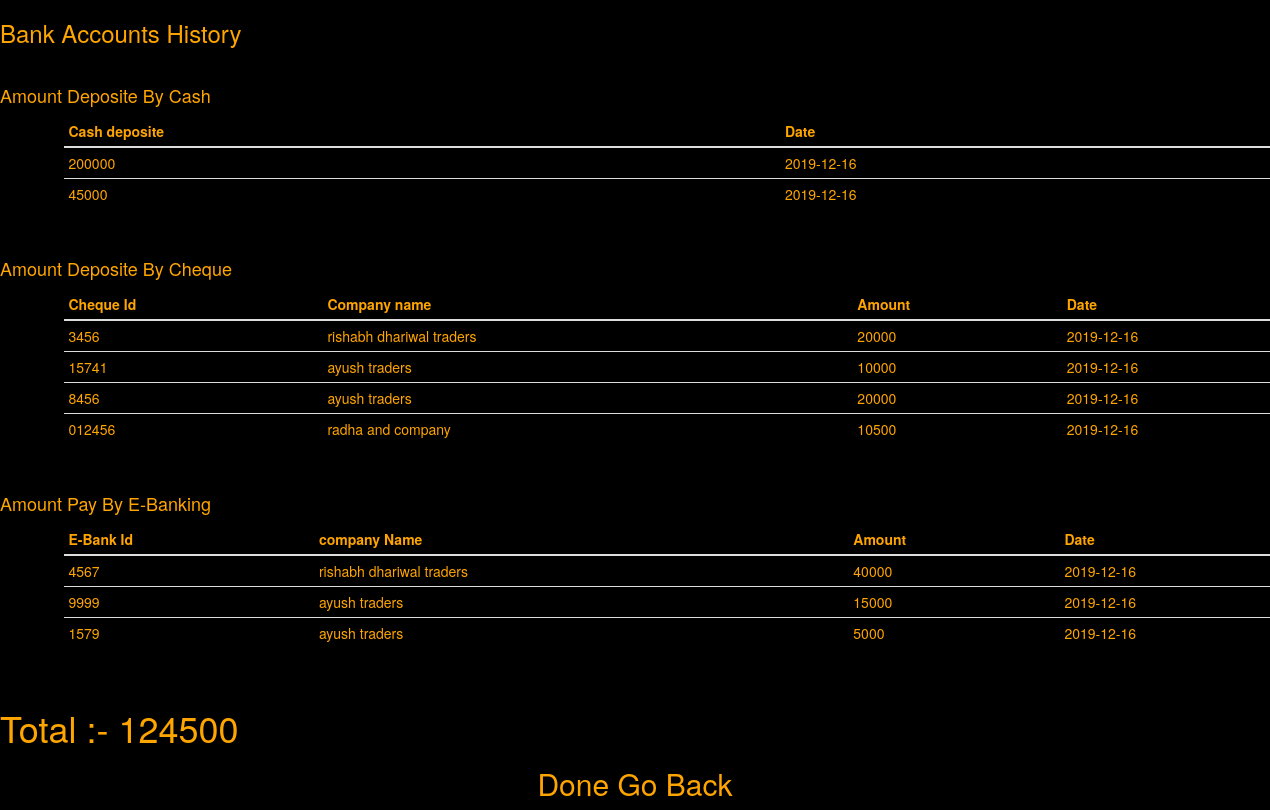
The page /bankhistory.php (signed in) on the database its author committed.
### tables this page shows
CREATE TABLE `bankcash` (
  `cash` int(11) DEFAULT NULL,
  `tdate` date DEFAULT NULL
);

CREATE TABLE `cheque` (
  `cid` int(11) NOT NULL,
  `chequeid` varchar(25) NOT NULL,
  `amount` int(11) NOT NULL,
  `tdate` date DEFAULT NULL
);

CREATE TABLE `company` (
  `cid` int(11) NOT NULL,
  `cname` varchar(50) DEFAULT NULL,
  `cballance` int(11) DEFAULT NULL
);

CREATE TABLE `ebank` (
  `cid` int(11) NOT NULL,
  `ebankid` varchar(25) NOT NULL,
  `amount` int(11) NOT NULL,
  `tdate` date DEFAULT NULL
);

CREATE TABLE `bank` (
  `accno` int(11) DEFAULT NULL,
  `balance` int(11) DEFAULT NULL
);

### bankhistory.php (the view, shortened to what this page needs)
<?php
   	$stmt1 = $pdo->prepare("
            SELECT balance from bank where accno=:cid
        ");
        $stmt1->execute([
        ':cid' => 410,
    ]);
    $ballanceval = $stmt1->fetch(PDO::FETCH_OBJ);
    $stmt3 = $pdo->prepare("
            SELECT cheque.chequeid, company.cname,cheque.amount, cheque.tdate from cheque INNER JOIN company ON cheque.cid=company.cid;
        ");
        $stmt3->execute([
    ]);
    while ( $row = $stmt3->fetch(PDO::FETCH_OBJ) )
    {
        $cheque[] = $row;
    }
    $stmt4= $pdo->prepare("
            SELECT ebank.ebankid, company.cname,ebank.amount, ebank.tdate from ebank INNER JOIN company ON ebank.cid=company.cid;
        ");
        $stmt4->execute([
    ]);
    while ( $row = $stmt4->fetch(PDO::FETCH_OBJ) )
    {
        $ebank[] = $row;
    }
$stmt5 = $pdo->prepare("
            SELECT cash, tdate from bankcash
        ");
        $stmt5->execute([
    ]);
   while ( $row = $stmt5->fetch(PDO::FETCH_OBJ) )
    {
        $cash[] = $row;
    }
?>
<!DOCTYPE html>
<html>
<head>
	<link rel="stylesheet" href="https://maxcdn.bootstrapcdn.com/bootstrap/3.4.1/css/bootstrap.min.css"/>
</head>
<body style="background-color: black">
	<h3 style="color:#ffa500">Bank Accounts History</h3><br>
<h4 style="color:#ffa500">Amount Deposite By Cash </h4>
<div class="list">
<table class="table table-condensed"style="margin-left : 5%; color: #ffa500">
                <thead>
                  <tr>
                    <th>Cash deposite</th>
                    <th>Date</th>
                  </tr>
                </thead>
                <tbody>
                  <?php foreach($cash as $comp) : ?>
                                <tr>
                      <td>
                          <?php echo $comp->cash ?>
                    </td>
                    <td>
                       <?php echo $comp->tdate ?>
                      </td>
                    </tr>
                            <?php endforeach; ?>
                </tbody>
              </table>
</div>
<br>
<h4 style="color:#ffa500">Amount Deposite By Cheque </h4>
<div class="list">
<table class="table table-condensed"style="margin-left : 5%; color: #ffa500">
                <thead>
                  <tr>
                    <th>Cheque Id</th>
                    <th>Company name</th>
                    <th>Amount</th>
                    <th>Date</th>
                  </tr>
                </thead>
                <tbody>
                  <?php foreach($cheque as $comp) : ?>
                                <tr>
                                  <td>
                                      <?php echo $comp->chequeid?>
                                  </td>
                    <td>
                          <?php echo $comp->cname ?>
                    </td>
                      <td>
                          <?php echo $comp->amount ?>
                    </td>
                    <td>
                       <?php echo $comp->tdate ?>
                      </td>
                    </tr>
                            <?php endforeach; ?>
                </tbody>
              </table>
</div>
<br>
	<h4 style="color:#ffa500">Amount Pay By E-Banking</h4>
	<div class="list">
<table class="table table-condensed"style="margin-left : 5%; color: #ffa500">
                <thead>
                  <tr>
                    <th>E-Bank Id</th>
                    <th>company Name</th>
                    <th>Amount</th>
                    <th>Date</th>
                  </tr>
                </thead>
                <tbody>
                  <?php foreach($ebank as $comp) : ?>
                                <tr>
                                  <td>
                                      <?php echo $comp->ebankid?>
                                  </td>
                     <td>
                          <?php echo $comp->cname ?>
                    </td>
                      <td>
                          <?php echo $comp->amount ?>
                    </td>
                    <td>
                       <?php echo $comp->tdate ?>
                      </td>
                    </tr>
                            <?php endforeach; ?>
                </tbody>
              </table>
</div>
<br>
	<h1 style="color: #ffa500">Total :- <?php echo $ballanceval->balance;?></h1>
  <a href="mainpage.php" style="text-decoration: none ;text-align: center; color:#ffa500"><h2>Done Go Back</h2>
</body>
</html>

### rows shown on the page
bankcash: cash "200000", tdate "2019-12-16"
bankcash: cash "45000", tdate "2019-12-16"
cheque: chequeid "3456", cid.cname "rishabh dhariwal traders", amount "20000", tdate "2019-12-16"
cheque: chequeid "15741", cid.cname "ayush traders", amount "10000", tdate "2019-12-16"
cheque: chequeid "8456", cid.cname "ayush traders", amount "20000", tdate "2019-12-16"
cheque: chequeid "012456", cid.cname "radha and company", amount "10500", tdate "2019-12-16"
ebank: ebankid "4567", cid.cname "rishabh dhariwal traders", amount "40000", tdate "2019-12-16"
ebank: ebankid "9999", cid.cname "ayush traders", amount "15000", tdate "2019-12-16"
ebank: ebankid "1579", cid.cname "ayush traders", amount "5000", tdate "2019-12-16"
bank: balance "124500"
